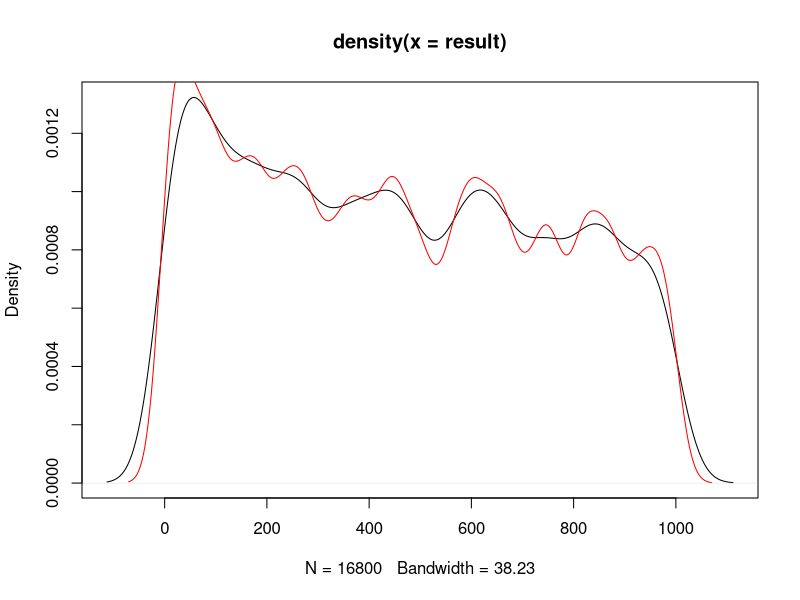

R code for this plot:
rm(primeList)

prime.sieve = function (n=1000) {
  
  primeList <- seq(2, n)
  for (i in seq(2,sqrt(n))) {
    for (j in seq(2, n/i )) {
      
      if (i*j > n) {
        break
      }
      
      if (is.element(i*j, primeList))
        primeList <- primeList[which(primeList != i*j)]
      
    }   
  }
  return(primeList)
}

prime.sieve(22)



result = replicate(n=100, expr=prime.sieve())
result2 = replicate(n=1000, expr=prime.sieve())

plot(density(result))
lines(density(result2), col='red')

